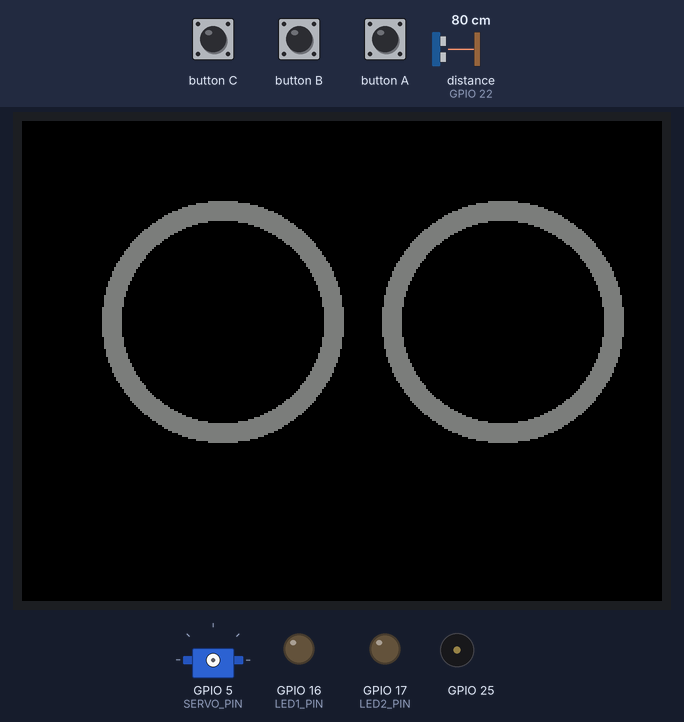
A sketch run on a simulated ESP32. Shown: 320×240 colour display, servo, output pins drawn as LEDs (lit = HIGH), buzzer (waves = sounding). Wiring (inferred from the names in the program): servo: signal GPIO 5. Dashed ring = blinking. The inputs (shaded band) are chosen by the test bench; at power-on: distance to the obstacle (sensor on GPIO 22) 80 cm. Servo pulses on a pin are drawn as a servo (544–2400 µs = 0–180°); pins used as bus, display or sensor lines are not drawn; what the sketch prints to the serial monitor is not drawn.

Above: at 3.2 s.
3.3 s: distance to the obstacle (sensor on GPIO 22) set to 7 cm
6.1 s: distance to the obstacle (sensor on GPIO 22) set to 4 cm
At 7.77 s:
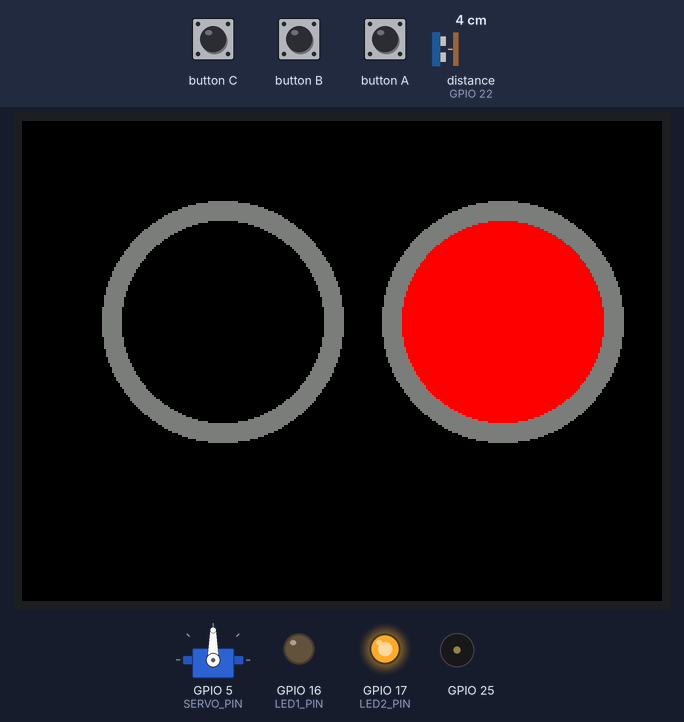
10.1 s: button C pressed for 1.6 s
At 10.79 s:
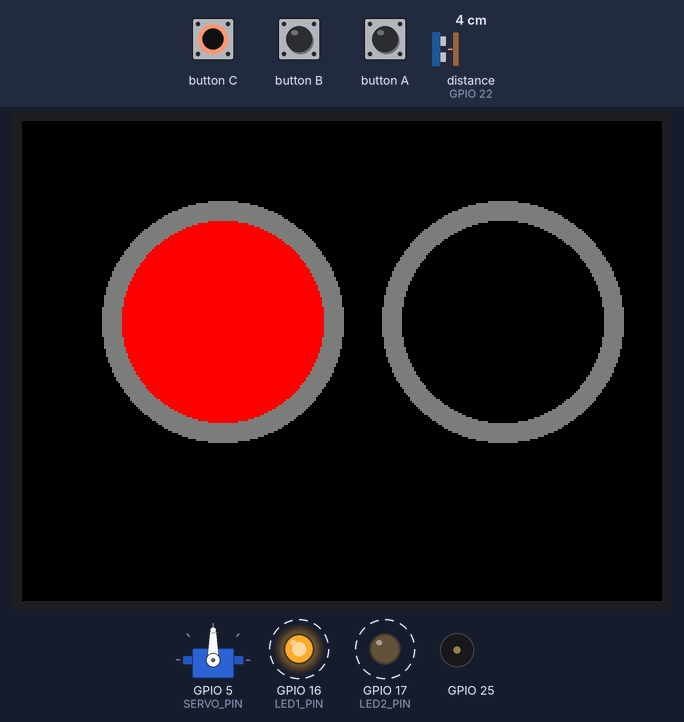
14.1 s: button A pressed for 1.6 s
At 17.9 s:
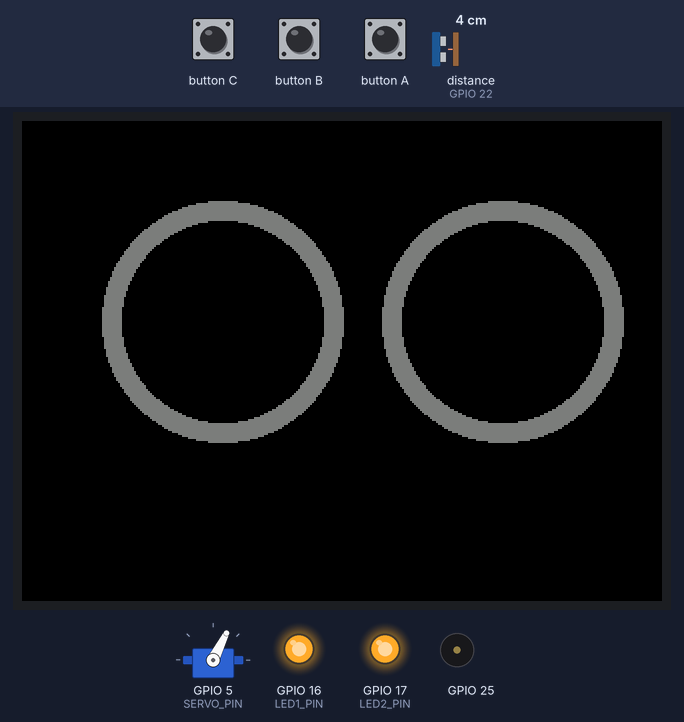
18.6 s: button A pressed for 3.2 s
At 19.5 s:
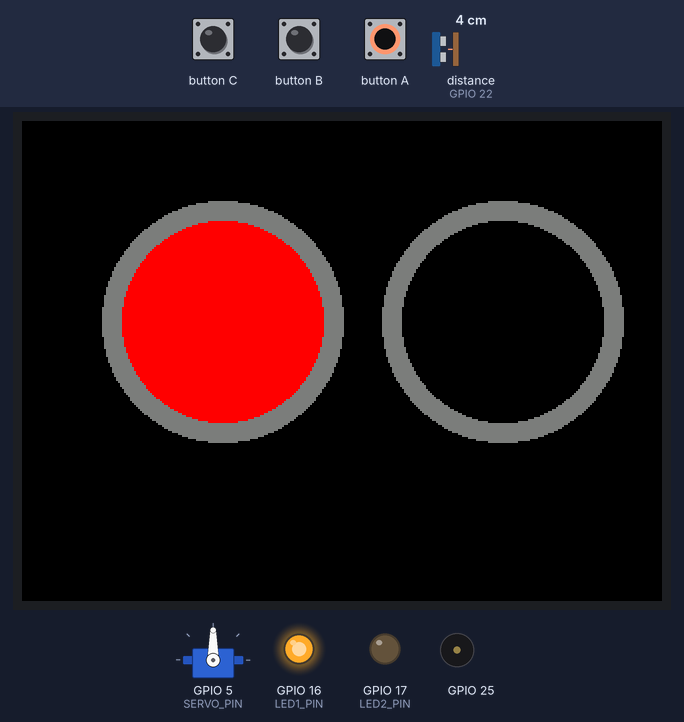
23.3 s: button C pressed for 3.2 s
At 24.07 s:
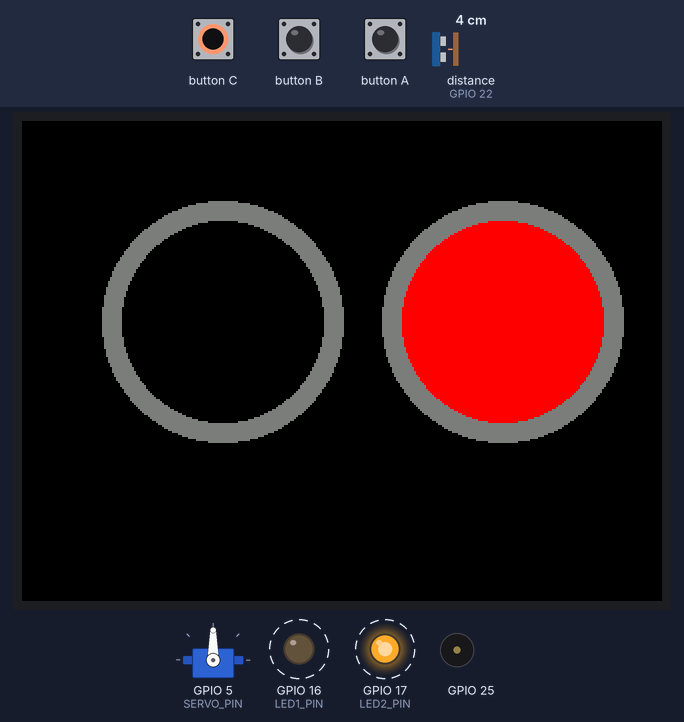
Timing chart, 0 to 29.0 s (numbered marks = the images above; inputs shaded):
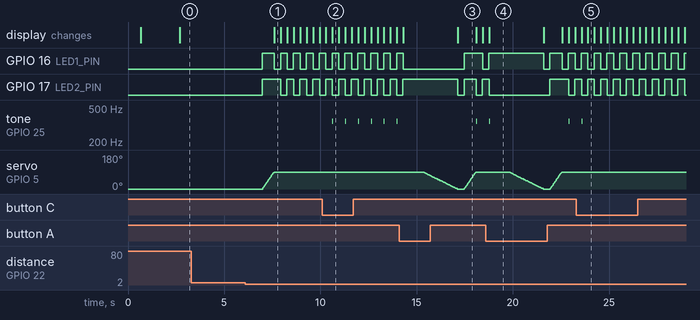

Measured:
- the behaviour switches between 6 and 5 cm on distance to the obstacle (sensor on GPIO 22) (found by bisection; images 0 and 1)
- after the input at 3.3 s, every drawn part: stays the same
- after the input at 6.1 s, GPIO 16 (LED1_PIN), GPIO 17 (LED2_PIN): LOW → HIGH after 0.87 s, then repeats every 0.67 s: LOW 0.32 s, HIGH 0.35 s; servo on GPIO 5 (SERVO_PIN): moves from 0° to 90° over 0.60 s, starting after 0.89 s; the display: changes after 1.5 s (image 1)
- after the input at 10.1 s, tone on GPIO 25: alternates 350 Hz for 0.01 s and silent for 0.66 s, starting after 0.52 s
- after the input at 18.6 s, tone on GPIO 25: silent → 350 Hz after 4.3 s, → silent 0.01 s later
- after the input at 23.3 s, tone on GPIO 25: goes on until 23.6 s, then stays silent

The sketch:

crossing.ino
```cpp
//
// Crossing
// 2018-08-21 rev 0.1 initial
// 2018-08-30 rev 0.2 mp3 working
// 2018-09-01 rev 0.3 LED blinker
// 2018-09-04 rev 0.4 add mute
//
#include <M5Stack.h>
#include <Ultrasonic.h>

#define ULTRASONIC_PIN  (22)
#define INTERVAL        (300)
#define SERVO_PIN       (5)
#define LED1_PIN        (16)
#define LED2_PIN        (17)

Ultrasonic UltrasonicRanger(ULTRASONIC_PIN);
bool blinker = false;
int currentAngle = 0;
bool beepMute = true;

// Speaker
#define NOTE_D2 330
#define NOTE_D3 350

int servoPulse(int angleDegrees)
{
  int pulseWidth = map(angleDegrees, 0, 180, 544, 2400);
  return pulseWidth;
}

void servoSet(int oldAngle, int newAngle)
{
  int pulseWidth;
  if (oldAngle == newAngle) {
    return;
  }
  else if (oldAngle < newAngle) {
    for (int i = oldAngle; i <= newAngle; i+=3){
      pulseWidth = servoPulse(i);
      digitalWrite(SERVO_PIN, HIGH);
      delayMicroseconds(pulseWidth);
      digitalWrite(SERVO_PIN, LOW);
      delayMicroseconds(20000 - pulseWidth);
    }
  }
  else if (oldAngle > newAngle) {
    for (int i = oldAngle; i >= newAngle; i--){
      pulseWidth = servoPulse(i);
      digitalWrite(SERVO_PIN, HIGH);
      delayMicroseconds(pulseWidth);
      digitalWrite(SERVO_PIN, LOW);
      delayMicroseconds(20000 - pulseWidth);
    }
  }
}

void crossingClose()
{
  M5.Lcd.fillCircle(100, 100, 50, RED);
  M5.Lcd.fillCircle(240, 100, 50, RED);
  digitalWrite(LED1_PIN, HIGH);
  digitalWrite(LED2_PIN, HIGH);
  servoSet(currentAngle, 90);
  currentAngle = 90;
}

void crossingOpen()
{
  delay(1000);
  servoSet(currentAngle, 0);
  currentAngle = 0;
  M5.Lcd.fillCircle(100, 100, 50, BLACK);
  M5.Lcd.fillCircle(240, 100, 50, BLACK);
  digitalWrite(LED1_PIN, LOW);
  digitalWrite(LED2_PIN, LOW);
}

void crossingBlink(bool blinker) {
  if (blinker) {
    M5.Lcd.fillCircle(100, 100, 50, RED);
    M5.Lcd.fillCircle(240, 100, 50, BLACK);
    if (!beepMute) M5.Speaker.tone(NOTE_D3, 10);
    digitalWrite(LED1_PIN, HIGH);
    digitalWrite(LED2_PIN, LOW);
  }
  else {
    M5.Lcd.fillCircle(100, 100, 50, BLACK);
    M5.Lcd.fillCircle(240, 100, 50, RED);
    M5.Speaker.mute();
    digitalWrite(LED1_PIN, LOW);
    digitalWrite(LED2_PIN, HIGH);
  }
}

void setup()
{
  M5.begin();
  delay(500);
  M5.Speaker.setVolume(0);

  pinMode(SERVO_PIN, OUTPUT);
  pinMode(LED1_PIN, OUTPUT);
  pinMode(LED2_PIN, OUTPUT);
  digitalWrite(LED1_PIN, LOW);
  digitalWrite(LED2_PIN, LOW);
  M5.Lcd.fillCircle(100, 100, 60, TFT_DARKGREY);
  M5.Lcd.fillCircle(240, 100, 60, TFT_DARKGREY);
  delay(500);
  //servoSet(45, currentAngle);
  delay(500);
}

void loop()
{
  long distance;
  distance = UltrasonicRanger.MeasureInCentimeters();
  //M5.Lcd.print(distance);
  //M5.Lcd.println("[cm]");
  Serial.printf("%d [cm]\n", distance);

  if (distance <= 5 || M5.BtnB.wasPressed()) {
    crossingClose();
    crossingBlink(blinker);
    blinker = !(blinker);
  }
  if (distance > 5 || M5.BtnA.wasPressed()) {
    crossingOpen();
  }
  if (M5.BtnC.wasPressed()) {
    beepMute = !(beepMute);
  }
  delay(INTERVAL);
  M5.update();
}
```
